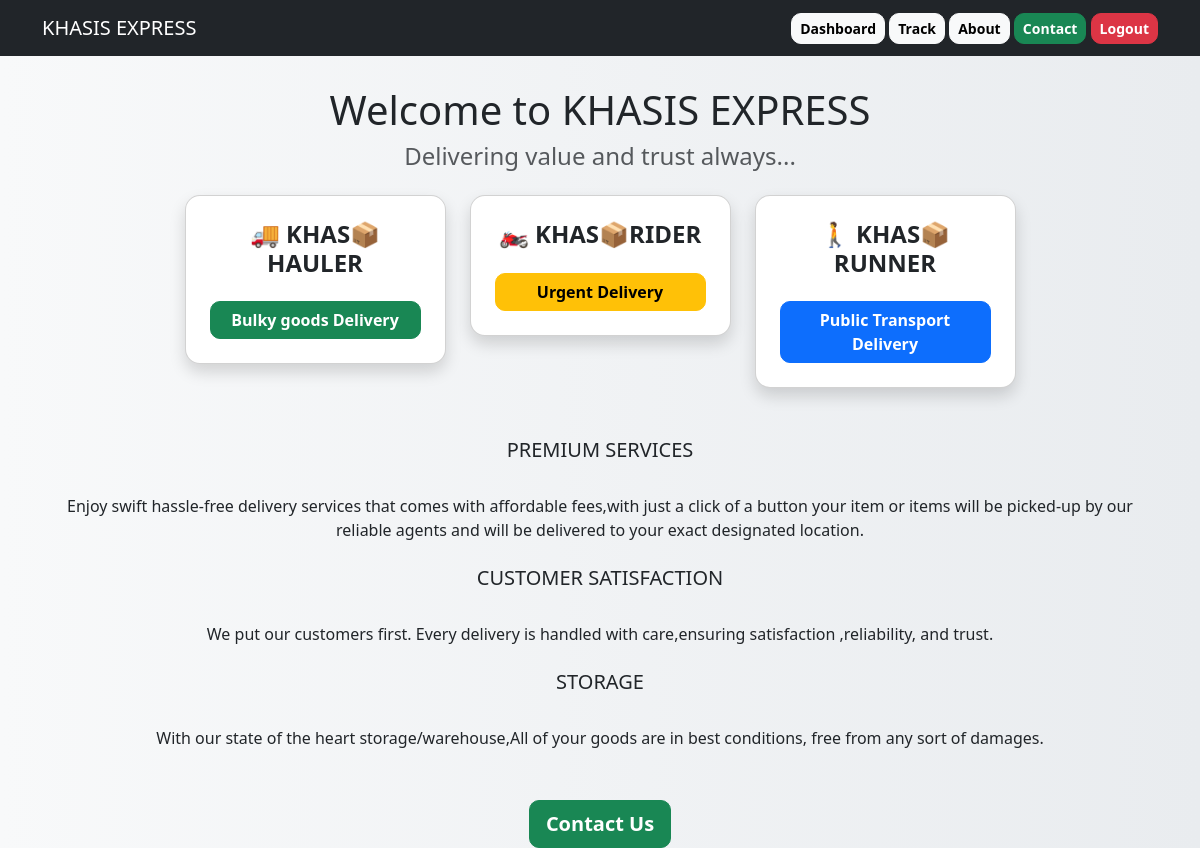
The app's page /home/ (signed in) with its own data.
### services/models.py (models this page shows, shortened)
class BusinessImage(models.Model):
    title = models.CharField(max_length=100)
    image = CloudinaryField("images")
    description = models.TextField(blank=True)

### services/views.py (the view)
# urls.py: 2. Add a URL to urlpatterns:  path('', views.home, name='home')
@login_required(login_url='/login/')
def home(request):
    images = BusinessImage.objects.all()
    return render(request, "services/home.html", {"images": images})

### services/templates/services/home.html (shortened to what this page needs)
<!DOCTYPE html>
<html>
<head>
    <link href="https://cdn.jsdelivr.net/npm/bootstrap@5.3.1/dist/css/bootstrap.min.css" rel="stylesheet">
</head>
<body>
<nav class="navbar navbar-dark bg-dark">
    <div class="container">
        <span class="navbar-brand">KHASIS EXPRESS</span>
        <div>
            {% if user.is_authenticated %}
                <a href="{% url 'dashboard' %}" class="btn btn-light btn-sm">Dashboard</a>
                <a href="/track/" class="btn btn-light btn-sm">Track</a>
                <a href="{% url 'about' %}" class="btn btn-light btn-sm">About</a>
                <a href="{% url 'contact_us' %}" class="btn btn-success btn-sm">Contact</a>
                <form method="POST" action="{% url 'logout' %}" style="display:inline;">
                    <button type="submit" class="btn btn-danger btn-sm">Logout</button>
                </form>
            {% else %}
                <a href="/register/" class="btn btn-primary btn-sm">Sign Up</a>
                <a href="/login/" class="btn btn-success btn-sm">Login</a>
            {% endif %}
        </div>
    </div>
</nav>
<div class="container text-center">
    <h1 class="mb-2">Welcome to KHASIS EXPRESS</h1>
    <h4 class="mb-4 text-muted">Delivering value and trust always...</h4>
    <div class="row g-4 justify-content-center">
        <div class="col-md-3">
            <div class="card shadow p-4">
                <h4>🚚 KHAS📦HAULER</h4>
                <a href="/request/Truck/" class="btn btn-success mt-3">Bulky goods Delivery</a>
            </div>
        </div>
        <div class="col-md-3">
            <div class="card shadow p-4">
                <h4>🏍 KHAS📦RIDER</h4>
                <a href="/request/Dispatch rider/" class="btn btn-warning mt-3">Urgent Delivery</a>
            </div>
        </div>
        <div class="col-md-3">
            <div class="card shadow p-4">
                <h4>🚶 KHAS📦RUNNER</h4>
                <a href="/request/Foot courier/" class="btn btn-primary mt-3">Public Transport Delivery</a>
            </div>
        </div>
    </div>
    <div class="container section-spacing">
        {% for image in images %}
            <div class="mb-4">
                <h5>{{ image.title }}</h5>
                <p>{{ image.description }}</p>
            </div>
        {% endfor %}
    </div>
    <div class="section-spacing">
        <a href="{% url 'contact_us' %}" class="btn btn-success btn-lg">
            Contact Us
        </a>
    </div>
</div>
</body>
</html>

### services/templates/services/home.html (style rules this page uses)
body { background: linear-gradient(to right, #f8f9fa, #e9ecef); }
.card { border-radius: 15px; transition: 0.3s; }
.card h4 { font-weight: bold; }
.btn { font-weight: bold; border-radius: 10px; }
.navbar { margin-bottom: 30px; }
.section-spacing { margin-top: 50px; }

### records on screen
BusinessImage: title "PREMIUM SERVICES", description "Enjoy swift hassle-free delivery services that comes with affordable fees,with just a click of a button your item or items will be picked-up by our reliable agents and will be delivered to your exact designated location."
BusinessImage: title "CUSTOMER SATISFACTION", description "We put our customers first. Every delivery is handled with care,ensuring satisfaction ,reliability, and trust."
BusinessImage: title "STORAGE", description "With our state of the heart storage/warehouse,All of your goods are in best conditions, free from any sort of damages."
